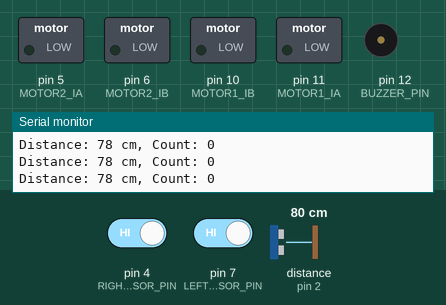
The sketch below on a simulated Arduino Uno, built with avr-gcc and run on an emulated ATmega328P. On the bench: switched loads named in the sketch (green lamp = pin HIGH), buzzer (waves = sounding), the last lines printed to the serial monitor. Wiring (inferred from the names in the program): ultrasonic range finder: trigger pin 3; echo pin 2. Inputs (shaded band) come from the test bench; at power-on: distance to the obstacle (sensor on pin 2) 80 cm, pin 4 (RIGHT_SENSOR_PIN) HIGH, pin 7 (LEFT_SENSOR_PIN) HIGH. The echo pulse lasts 58.3 µs per cm; pins used as bus, display or sensor lines are not drawn.

Above: at 1.2 s.
1.3 s: distance to the obstacle (sensor on pin 2) set to 13 cm
4.3 s: distance to the obstacle (sensor on pin 2) set to 10 cm
At 4.47 s:
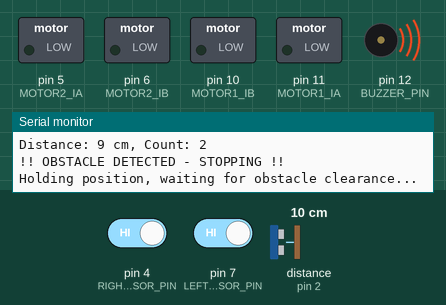
Timing chart, 0 to 13.3 s (numbered marks = the images above; inputs shaded):
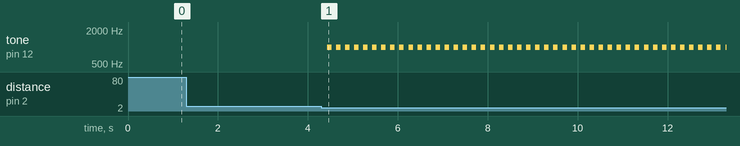

Measured:
- the behaviour switches between 12 and 11 cm on distance to the obstacle (sensor on pin 2) (found by bisection; images 0 and 1)
- after the input at 4.3 s, tone on pin 12 (BUZZER_PIN): alternates 1000 Hz for 0.10 s and silent for 0.10 s, starting after 0.13 s

The sketch:

ai_car.ino
```cpp
/************************************************
 * 핀 정의
 ************************************************/
// 적외선 (IR) 센서 핀 정의
#define RIGHT_SENSOR_PIN 4
#define LEFT_SENSOR_PIN 7

// 초음파 (Sonic) 센서 핀 정의
#define TRIG_PIN 3
#define ECHO_PIN 2

// 모터 제어 핀 정의 (L9110H)
#define MOTOR1_IA 11
#define MOTOR1_IB 10
#define MOTOR2_IA 5
#define MOTOR2_IB 6

// 부저 핀 정의
#define BUZZER_PIN 12


/************************************************
 * 제어 모드 정의
 ************************************************/
enum ControlMode { AUTO, MANUAL };
ControlMode mode = AUTO;

String btCommand = "";


/************************************************
 * 전역 변수 (장애물 안정화)
 ************************************************/
int obstacleCount = 0;
const int OBSTACLE_LIMIT = 3;


/************************************************
 * 함수 선언
 ************************************************/
void motorForward();
void motorLeft();
void motorRight();
void motorStop();
void motorBack();

void lineTracingTwoSensors();
void avoidObstacle();
long measureDistance();


/************************************************
 * setup
 ************************************************/
void setup() {
  // 센서 핀 설정
  pinMode(LEFT_SENSOR_PIN, INPUT);
  pinMode(RIGHT_SENSOR_PIN, INPUT);
  pinMode(TRIG_PIN, OUTPUT);
  pinMode(ECHO_PIN, INPUT);

  // 모터 및 부저 핀 설정
  pinMode(MOTOR1_IA, OUTPUT);
  pinMode(MOTOR1_IB, OUTPUT);
  pinMode(MOTOR2_IA, OUTPUT);
  pinMode(MOTOR2_IB, OUTPUT);
  pinMode(BUZZER_PIN, OUTPUT);

  // 블루투스 + 디버깅 시리얼
  Serial.begin(9600);
  Serial.println("RC Car System Initialized");
  Serial.println("Waiting for Bluetooth commands...");
}


/************************************************
 * loop
 ************************************************/
void loop() {

  /********** 블루투스 명령 수신 **********/
  if (Serial.available()) {
    btCommand = Serial.readStringUntil('\n');
    btCommand.trim();

    Serial.print("BT Command: ");
    Serial.println(btCommand);

    mode = MANUAL;
  }

  /********** 수동 제어 모드 **********/
  if (mode == MANUAL) {

    if (btCommand == "GO") {
      motorForward();
    }
    else if (btCommand == "LEFT") {
      motorLeft();
    }
    else if (btCommand == "RIGHT") {
      motorRight();
    }
    else if (btCommand == "BACK") {
      motorBack();
    }
    else if (btCommand == "STOP") {
      motorStop();
    }
    else if (btCommand == "AUTO") {
      Serial.println("Switching to AUTO mode");
      mode = AUTO;
      btCommand = "";
    }

    delay(30);
    return;   // AUTO 로직 실행 차단
  }

  /********** AUTO 모드 (기존 자율주행) **********/
  long distance = measureDistance();

  Serial.print("Distance: ");
  Serial.print(distance);
  Serial.print(" cm, Count: ");
  Serial.println(obstacleCount);

  // 장애물 안정화 카운트
  if (distance > 0 && distance <= 10) {
    obstacleCount++;
  } else {
    obstacleCount = 0;
  }

  // 진짜 장애물
  if (obstacleCount >= OBSTACLE_LIMIT) {
    Serial.println("!! OBSTACLE DETECTED - STOPPING !!");
    avoidObstacle();
    obstacleCount = 0;
    return;
  }

  // 라인트레이싱
  lineTracingTwoSensors();
  delay(30);
}


/************************************************
 * 초음파 거리 측정
 ************************************************/
long measureDistance() {
  digitalWrite(TRIG_PIN, LOW);
  delayMicroseconds(2);
  digitalWrite(TRIG_PIN, HIGH);
  delayMicroseconds(10);
  digitalWrite(TRIG_PIN, LOW);

  long duration = pulseIn(ECHO_PIN, HIGH, 30000);
  long distance = duration * 0.034 / 2;
  return distance;
}


/************************************************
 * 라인트레이서
 ************************************************/
void lineTracingTwoSensors() {
  bool leftSensor = digitalRead(LEFT_SENSOR_PIN);
  bool rightSensor = digitalRead(RIGHT_SENSOR_PIN);

  if (leftSensor == LOW && rightSensor == LOW) {
    motorForward();
  }
  else if (leftSensor == LOW && rightSensor == HIGH) {
    motorLeft();
  }
  else if (leftSensor == HIGH && rightSensor == LOW) {
    motorRight();
  }
  else {
    motorStop();
  }
}


/************************************************
 * 장애물 회피 (정지 + 대기)
 ************************************************/
void avoidObstacle() {
  Serial.println("Holding position, waiting for obstacle clearance...");
  motorStop();

  const int CLEAR_DISTANCE = 15;

  while (true) {
    long currentDistance = measureDistance();

    if (currentDistance > CLEAR_DISTANCE || currentDistance == 0) {
      break;
    }

    tone(BUZZER_PIN, 1000, 100);
    delay(100);
    noTone(BUZZER_PIN);
    delay(100);

    Serial.print("Still Blocked! Distance: ");
    Serial.print(currentDistance);
    Serial.println(" cm");
  }

  noTone(BUZZER_PIN);
  Serial.println("Obstacle Cleared. Resuming AUTO mode.");
}


/************************************************
 * 모터 제어 함수
 ************************************************/
void motorForward() {
  digitalWrite(MOTOR1_IA, HIGH);
  digitalWrite(MOTOR1_IB, LOW);
  digitalWrite(MOTOR2_IA, HIGH);
  digitalWrite(MOTOR2_IB, LOW);
}

void motorBack() {
  digitalWrite(MOTOR1_IA, LOW);
  digitalWrite(MOTOR1_IB, HIGH);
  digitalWrite(MOTOR2_IA, LOW);
  digitalWrite(MOTOR2_IB, HIGH);
}

void motorRight() {
  digitalWrite(MOTOR1_IA, HIGH);
  digitalWrite(MOTOR1_IB, LOW);
  digitalWrite(MOTOR2_IA, LOW);
  digitalWrite(MOTOR2_IB, LOW);
}

void motorLeft() {
  digitalWrite(MOTOR1_IA, LOW);
  digitalWrite(MOTOR1_IB, LOW);
  digitalWrite(MOTOR2_IA, HIGH);
  digitalWrite(MOTOR2_IB, LOW);
}

void motorStop() {
  digitalWrite(MOTOR1_IA, LOW);
  digitalWrite(MOTOR1_IB, LOW);
  digitalWrite(MOTOR2_IA, LOW);
  digitalWrite(MOTOR2_IB, LOW);
}
```
